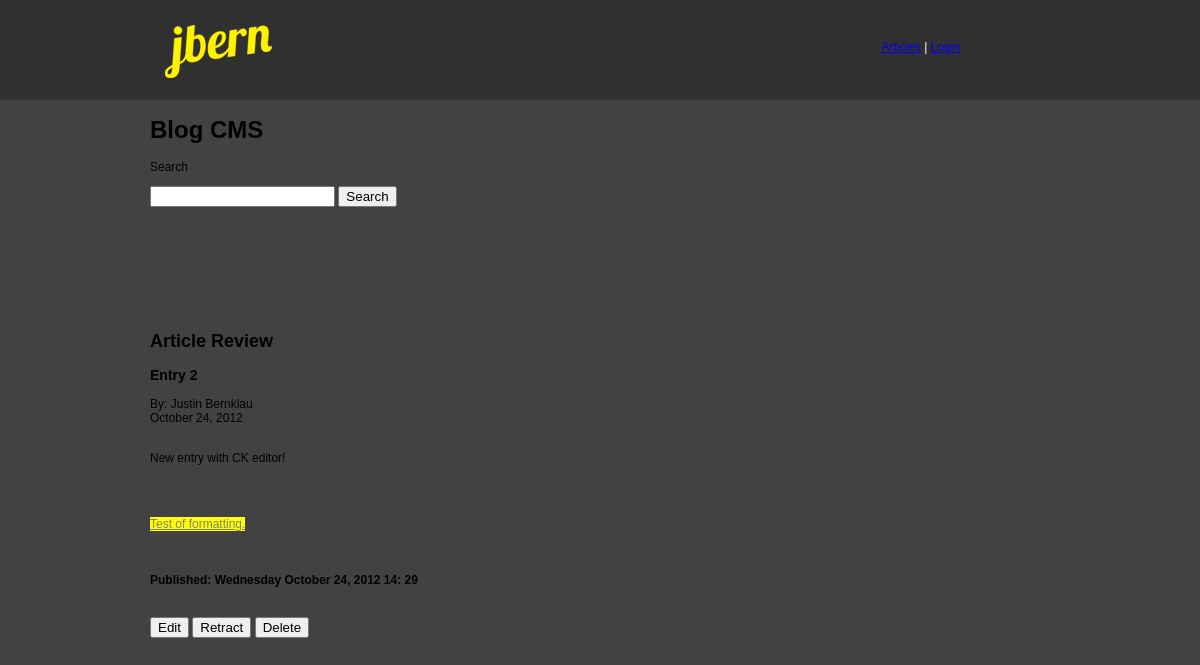
The page /reviewarticle.php?article=7 on the database its author committed.
### tables this page shows
CREATE TABLE IF NOT EXISTS `cms_articles` (
  `article_id` int(11) NOT NULL AUTO_INCREMENT,
  `author_id` int(11) NOT NULL DEFAULT '0',
  `is_published` tinyint(1) NOT NULL DEFAULT '0',
  `date_submitted` datetime NOT NULL DEFAULT '0000-00-00 00:00:00',
  `date_published` datetime NOT NULL DEFAULT '0000-00-00 00:00:00',
  `title` varchar(255) NOT NULL DEFAULT '',
  `body` mediumtext NOT NULL,
  PRIMARY KEY (`article_id`),
  KEY `IdxArticle` (`author_id`,`date_submitted`),
  FULLTEXT KEY `IdxText` (`title`,`body`)
);

CREATE TABLE IF NOT EXISTS `cms_users` (
  `user_id` int(11) NOT NULL AUTO_INCREMENT,
  `email` varchar(255) NOT NULL DEFAULT '',
  `password` varchar(50) NOT NULL DEFAULT '',
  `name` varchar(100) NOT NULL DEFAULT '',
  `access_lvl` tinyint(4) NOT NULL DEFAULT '1',
  PRIMARY KEY (`user_id`),
  UNIQUE KEY `uniq_email` (`email`)
);

### reviewarticle.php (the view, shortened to what this page needs)
<?php
	require_once 'conn.php';
	require_once 'outputfunctions.php';
	require_once 'header.php';
?>
	<div id="body-content">
	<form method="post" action="transact-article.php">
    	<h2>Article Review</h2>
        <?php
			outputStory($_GET['article']);
			$sql = "SELECT ar. *, usr.name, usr.access_lvl " .
			"FROM cms_articles ar INNER JOIN cms_users usr " .
			"ON ar.author_id = usr.user_id " .
			"WHERE article_id=" . $_GET['article'];
			$result = mysql_query($sql, $conn)
				or die('Could not retrieve article information: ' . mysql_error());
			$row = mysql_fetch_array($result);
			if ($row['date_published'] and $row['is_published']) {
				echo '<h4>Published: ' .
				date("l F j, Y H: i", strtotime($row['date_published'])) .
				"</h4>\n";
			}
			echo "<p><br />\n";
			if ($row['is_published']) {
				$buttonType = "Retract";
			} else {
				$buttonType = "Publish";
			}
			echo "<input type=\"submit\" class=\"submit\" " .
			"name=\"action\" value=\"Edit\" /> ";
			if (($row['access_lvl'] > 1) or ($_SESSION['access_lvl'] > 1)) {
				echo "<input type=\"submit\" class=\"submit\" " .
				"name=\"action\" value=\"$buttonType\" /> ";
			}
			echo "<input type=\"submit\" class=\"submit\" " .
				"name=\"action\" value=\"Delete\"> ";
		?>
        </p>
       </form>
       </div>
    <?php require_once 'footer.php'; ?>
    <link rel="stylesheet" type="text/css" href="css/main.css" media="screen"/>

### outputfunctions.php (shortened to what this page needs)
<?php
	function outputStory($article, $only_snippet=FALSE){
		global $conn;
		if($article) {
			$sql = "SELECT ar.*, usr.name " .
				"FROM cms_articles ar " .
				"LEFT OUTER JOIN cms_users usr " .
				"ON ar.author_id = usr.user_id " .
				"WHERE ar.article_id = " . $article;
		$result = mysql_query($sql,$conn);
		if($row = mysql_fetch_array($result)) {
			echo "<h3>" . htmlspecialchars($row['title']) . "</h3\n";
			echo "<h5><div class=\"byline\">By: " .
				htmlspecialchars($row['name']) .
				"</div>";
			echo "<div class=\"pubdate\">";
			if ($row['is_published'] == 1) {
				echo date("F j, Y", strtotime($row['date_published']));
			} else {
				echo "Not yet published";
			}
			echo "</div></h5>\n";
			if($only_snippet) {
				echo "<p>\n";
				echo nl2br(htmlspecialchars_decode(trimBody($row['body'])));
				echo "</p>\n";
				echo "<h4><a href =\"viewarticle.php?article=" .
					$row['article_id'] . "\">Full Story...</a></h4><br>\n";
			} else {
				echo "<p>\n";
				echo nl2br(htmlspecialchars_decode($row['body']));
				echo "</p>\n";
			}
		 }
	  }
	}
?>

### css/header.css (style rules this page uses)
body { font-family: Arial, Helvetica, sans-serif; font-size:12px; background-color:#424242; color:#000; margin-left: 0px; margin-top: 0px; margin-right: 0px; margin-bottom: 0px; }
#body-content { width:900px; height:auto; color:#999; margin:0px auto; margin-top:10px; }

### css/main.css (style rules this page uses)
#body-content { width:900px; height:auto; min-height:200px; color:#000; margin:0px auto; margin-top:10px; }

### rows shown on the page
cms_articles: title "Entry 2", author.name "Justin Bernklau", date_published "October 24, 2012", body "New entry with CK editor! Test of formatting.", date_published "Wednesday October 24, 2012 14: 29", action "Retract"
